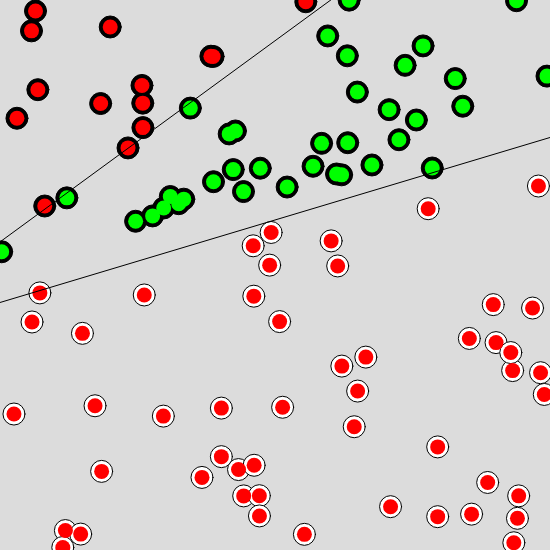
Frame 1 (no input)
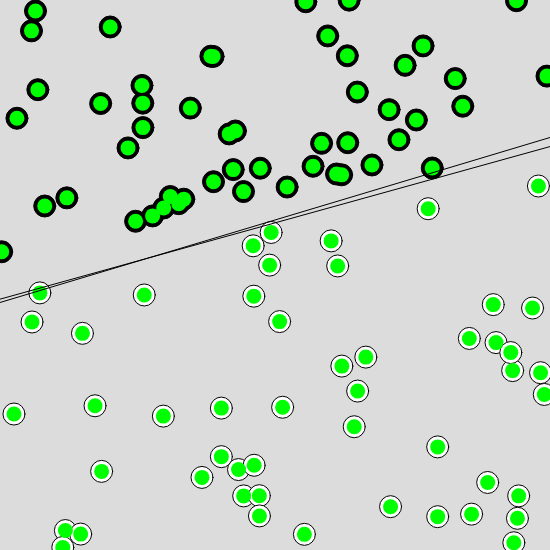
Frame 60 (no input)
Frame 120 (the mouse pressed at the canvas centre since frame 60): identical to frame 60, image omitted

The p5.js sketch that drew these frames (run headless with seeded random() and noise() and a simulated clock; from frame 60 on, the mouse is pressed at the canvas centre):

// p5.js sketch
// ── sketch.js
let perceptron;
let points = new Array(100); //cria um array com capacidade de guardar 100 pontos

function setup(){
    createCanvas(550,550);
    //antes o perceptron era declarado com 2 agora tem que 3, pois o bias entra como elemento do input
    // perceptron = new Perceptron(2); //2 equivale ao numero necessário das coordenadas no plano cartesiano
    perceptron = new Perceptron(3);
    for(let i = 0; i < points.length; i++){
        points[i] = new Point(random(-1, 1), random(-1, 1)); //define os parametros do ponto aleatoriamente entre -1 e 1
        // points[i].debug();
    }

}

function draw(){
    background(220); //define a cor do fundo da tela
    for(let i = 0; i< points.length; i++) {
        points[i].show();
    }
    noStroke();
    for(let i = 0; i< points.length; i++){
        const pt = points[i];
        // método train sem bias
        /*const inputs = [pt.x, pt.y];
        const target = pt.label;
        const guess = perceptron.guess(inputs);*/
        //novo metodo train
        const inputs = [pt.x, pt.y, pt.bias]; //input com bias
        const target = pt.label;
        const guess = perceptron.guess(inputs);
        if(guess == target){
            fill(0, 255, 0);
        }else{
            fill(255, 0, 0);
        }
        ellipse(pt.getPixelX(), pt.getPixelY(), 15, 15);
    }
    drawLine();
    trainSinglePoint();
}

function drawLine() {
    stroke(0);
    const p1 = new Point(-1, f(-1)); //construindo o primeiro ponto (-1,-1)
    const p2 = new Point(1, f(1));//construindo o segundo ponto (1,1)
    line(p1.getPixelX(), p1.getPixelY(), p2.getPixelX(), p2.getPixelY());
    const guessP1 = new Point(-1, perceptron.guessY(-1));
    const guessP2 = new Point(1, perceptron.guessY(1));
    line(guessP1.getPixelX(), guessP1.getPixelY(), guessP2.getPixelX(), guessP2.getPixelY());
}

let trainningIndex = 0; //guarda o index do ponto que vai ser treinado

function trainSinglePoint(){
    const pt = points[trainningIndex];
    const inputs = [pt.x, pt.y, pt.bias];
    perceptron.train(inputs, pt.label);
    trainningIndex++;
    if(trainningIndex == points.length){
        trainningIndex = 0;
    }
}
// ── perceptron.js
class Perceptron {
    weights = []; //pesos
    lr = 0.1; //taxa de aprendizagem (não pode ser muito alta para nao ter falta de exatidao e nem muito baixa para nao demorar o calculo)

    constructor(numberWeights){ //inicializando os weights com valores randomicos e numero de pesos
        this.weights = new Array(numberWeights);
        for(let i =0; i<this.weights.length; i++){
            this.weights[i] = random(-1, 1);
        }
    }

    train(inputs, target){ //treina o perceptron
        const guess = this.guess(inputs);
        const error = target - guess;
        //ajustar todos weights
        for(let i = 0; i < this.weights.length; i++){
            this.weights[i] += error * inputs[i] * this.lr; //o perceptron para de treinar quando o erro chega a 0
        }
        console.log(error);
    }

    //inputs --> entrada array de duas posições x1 e x2
    guess(inputs){
        let sum = 0;
        //aplicando a formula y  = x1 * w1 + x2 * w2
        for(let i = 0; i < this.weights.length;  i++){
            sum += inputs[i] * this.weights[i];
        }
        // console.log(sum);
        const output = sign(sum);
        return output;
    }
    
    guessY(x){ //linha de classificação na visao do perceptron
        const w0 = this.weights[0];
        const w1 = this.weights[1];
        const w2 = this.weights[2];

        return -(w2 / w1) - (w0 / w1) * x;
    }

}
//função de ativação
function sign(num){
    return (num >= 0)? 1 : -1;
}
// ── point.js
function f(x){
    //y = ax+b
    return 0.3 * x + 0.2;
}
class Point {
    x = 0;
    y = 0;
    bias = 1;
    label = 0;

    constructor(x, y){
        this.x = x;
        this.y = y;
        this.label = this.getLabel();
    }

    getLabel() {
        const lineY = f(this.x);
        if(this.y > lineY){
            return 1
        }else{
            return -1
        }
    }

    getPixelX(){
        const px = map(this.x, -1, 1, 0, width)
        /*map(a, b, c, d, e)
        a = valor
        b e c = defienm o alcance original
        d e e = definem o novo alcance*/
        return px;
    }

    getPixelY(){
        const py = map(this.y, -1, 1, height, 0);
        return py;
    }

    show(){
        stroke(0); //define a cor do ponto
        if(this.label === 1){
            fill(0); //preenche o ponto
        }
        else{
            fill(255);
        }
        const px = this.getPixelX();
        const py = this.getPixelY();
        ellipse(px, py, 22, 22);
        /*ellipese(a, b, c ,d)
        a e b = definem o centro da elipse no plano cartesiano
        c e d = definem a altura e a largura*/
    }

    debug(){
        console.log(`label: ${this.label}\nx: ${this.x}\ny: ${this.y}`);
    }
}
